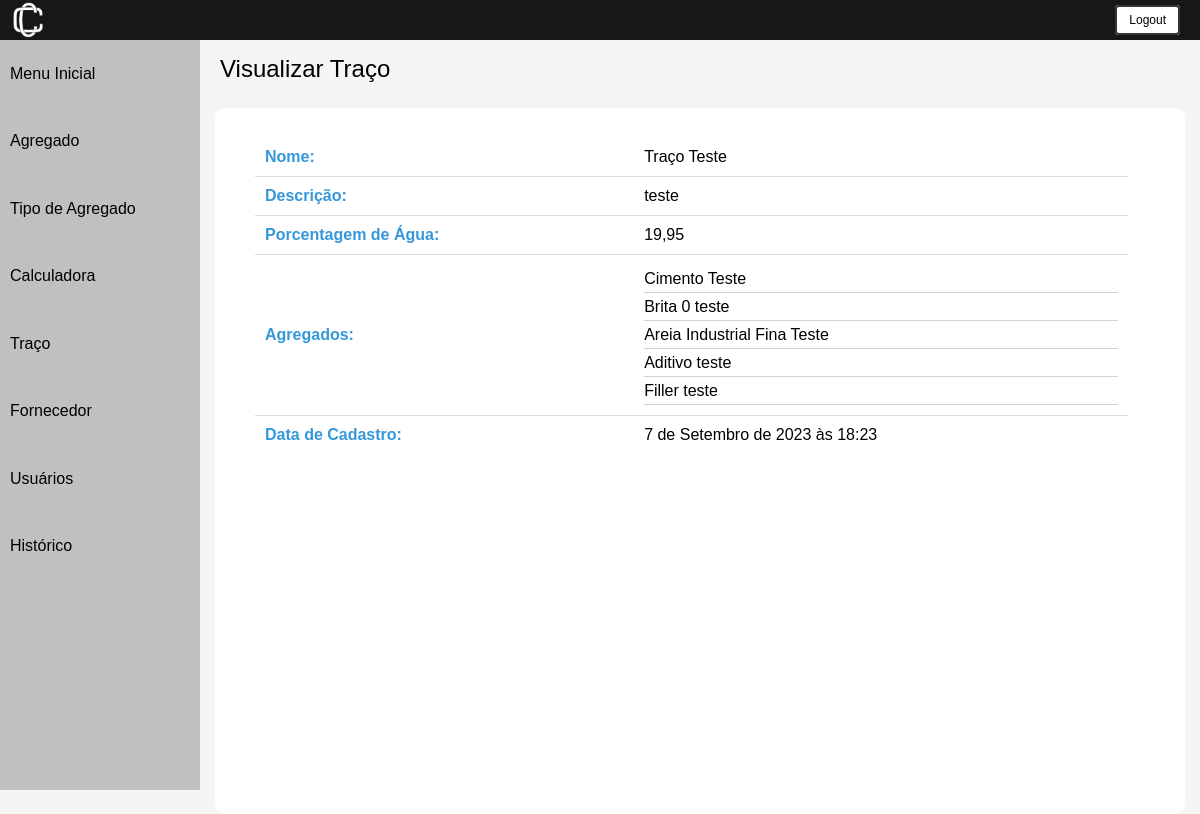
Page /inspecionar_traco/1/ (signed in) on the earlier database version.
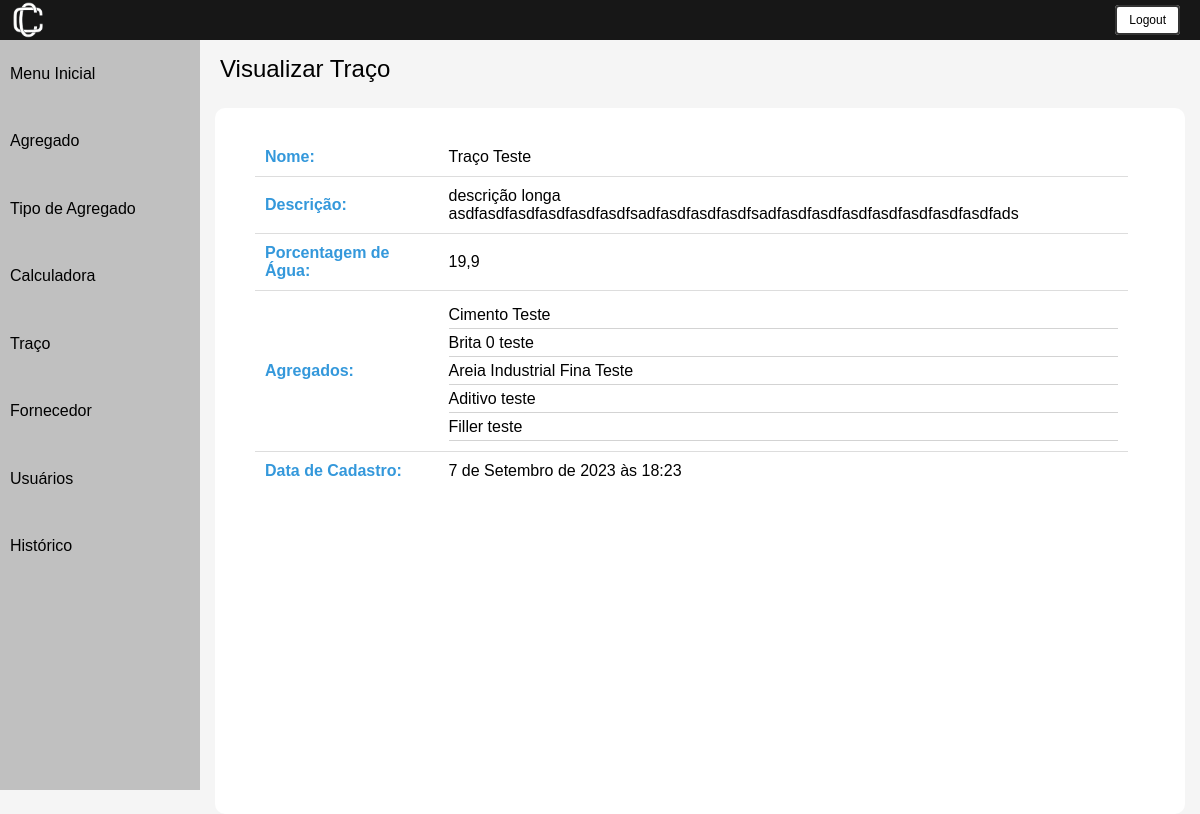
Same page on the later database version.
### usuarios/models.py (models this page shows, shortened)
class Traco(models.Model):
    nome = models.CharField(max_length=20, unique=True)
    descricao = models.CharField(max_length=250)
    porcentagem_agua = models.FloatField()
    agregados = models.ManyToManyField(Agregado, through='TracoAgregado', blank=True)
    data_cadastro = models.DateTimeField(default=timezone.now)
    class Meta:
        db_table = "traco"

### usuarios/views.py (the view)
# urls.py: path('inspecionar_traco/<int:pk>/', views.inspecionar_traco, name='inspecionar_traco'),
@login_required
def inspecionar_traco(request, pk):
    traco = get_object_or_404(Traco, id=pk)
    return render(request, 'traco/inspecionar.html', {'traco': traco})

### usuarios/templates/traco/inspecionar.html (shortened to what this page needs)
{% extends 'base.html' %}
{% load static %}
{% block content %}
<html lang="pt-br">
<head>
    <link rel="stylesheet" href="{% static 'css/inspectionar.css' %}">
    <link rel="stylesheet" href="https://cdnjs.cloudflare.com/ajax/libs/font-awesome/5.15.4/css/all.min.css">
</head>
<body>
     {% include "utils/header.html" %}
    <div class="container">
        {% include "utils/sidebar.html" %}
        <div class="content">
        <div class="cadastrar_btn">
            <a class="nome-pagina">Visualizar Traço</a>
        </div>
            <div class = 'all-content'>
                <div class="lista">
                    <table class="resultado-table">
                        <tbody>
                            <tr class="header-row">
                                <td class="header-cell">Nome:</td>
                                <td>{{ traco.nome }}</td>
                            </tr>
                            <tr  class="header-row">
                                <td class="header-cell">Descrição:</td>
                                <td>{{ traco.descricao }}</td>
                            </tr>
                            <tr  class="header-row">
                                <td class="header-cell">Porcentagem de Água:</td>
                                <td>{{ traco.porcentagem_agua }}</td>
                            </tr>
                            <tr class="header-row">
                                <td class="header-cell">Agregados:</td>
                                <td>
                                    <ul class="agregados-list">
                                        {% for agregado in traco.agregados.all %}
                                            <li>{{ agregado.nome }}</li>
                                        {% endfor %}
                                    </ul>
                                </td>
                            </tr>
                            <tr  class="header-row">
                                <td class="header-cell">Data de Cadastro:</td>
                                <td>{{ traco.data_cadastro }}</td>
                            </tr>
                        </tbody>
                    </table>
                </div>
                </div>
        </div>
    </div>
</body>
{% endblock %}

Differences in the rows shown:
changed Traco "Traço Teste": descricao "teste" → "descrição longa asdfasdfasdfasdfasdfasdfsadfasdfasdfasdfsadfasdfasdfasdfasdfasdfasdfasdfads"; porcentagem_agua "19,95" → "19,9"
